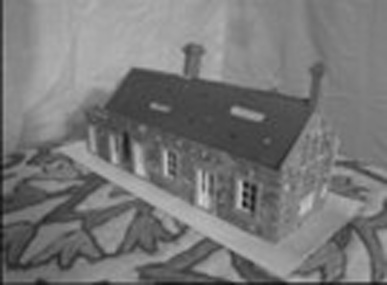
#> input picture left_upscaled.jpg, 387 x 285 px
$ python task2_full_pipeline.py
#> lines starting #> are read from the running program, lines starting #| are printed output that depends on the picture; after the words box and inside, x2 and y2 are one past the last pixel; in counts of white or black regions, pixels touching at a corner belong together
### src/utils/io_utils.py
import numpy as np
import cv2

# [5 lines left out: function load_matches, not called in this run]

def load_images(left_path, right_path):
    img_left = cv2.imread(left_path)
    img_right = cv2.imread(right_path)
    return img_left, img_right

def to_homogeneous(points):
    return np.hstack([points, np.ones((points.shape[0], 1))])

def from_homogeneous(points):
    return points[:, :-1] / points[:, -1:]

### src/features/detector.py
import cv2

class FeatureDetector:
    def __init__(self, method='sift', nfeatures=0, contrastThreshold=0.03):
        self.method = method.lower()
        if self.method == 'sift':
            self.detector = cv2.SIFT_create(nfeatures=nfeatures,
                                           contrastThreshold=contrastThreshold)
        elif self.method == 'orb':
            self.detector = cv2.ORB_create(nfeatures=nfeatures if nfeatures > 0 else 1000)
        else:
            raise ValueError(f"Unsupported method: {method}")

    def detect_and_compute(self, img):
        if len(img.shape) == 3:
            gray = cv2.cvtColor(img, cv2.COLOR_BGR2GRAY)
        else:
            gray = img
        keypoints, descriptors = self.detector.detectAndCompute(gray, None)
        return keypoints, descriptors

    def visualize_keypoints(self, img, keypoints):
        img_kp = cv2.drawKeypoints(img, keypoints, None,
                                   flags=cv2.DRAW_MATCHES_FLAGS_DRAW_RICH_KEYPOINTS)
        return img_kp

### src/features/matcher.py
import cv2
import numpy as np

class FeatureMatcher:
    def __init__(self, method='flann', ratio_threshold=0.75, cross_check=False):
        self.method = method.lower()
        self.ratio_threshold = ratio_threshold
        self.cross_check = cross_check

        if self.method == 'flann':
            FLANN_INDEX_KDTREE = 1
            index_params = dict(algorithm=FLANN_INDEX_KDTREE, trees=5)
            search_params = dict(checks=50)
            self.matcher = cv2.FlannBasedMatcher(index_params, search_params)
        elif self.method == 'bf':
            self.matcher = cv2.BFMatcher(cv2.NORM_L2, crossCheck=False)
        else:
            raise ValueError(f"Unsupported method: {method}")

    def match(self, desc1, desc2):
        if desc1 is None or desc2 is None or len(desc1) == 0 or len(desc2) == 0:
            return []

        matches = self.matcher.knnMatch(desc1, desc2, k=2)

        good_matches = []
        for match_pair in matches:
            if len(match_pair) == 2:
                m, n = match_pair
                if m.distance < self.ratio_threshold * n.distance:
                    good_matches.append(m)

        return good_matches

    def extract_matched_points(self, kp1, kp2, matches):
        pts1 = np.float32([kp1[m.queryIdx].pt for m in matches])
        pts2 = np.float32([kp2[m.trainIdx].pt for m in matches])
        return pts1, pts2

### src/core/ransac.py
import numpy as np
from .fundamental_matrix import estimate_fundamental_8point
from .epipolar_geometry import point_to_line_distance

class FundamentalMatrixRANSAC:
    def __init__(self, max_iters=2000, threshold=1.5, confidence=0.99):
        self.max_iters = max_iters
        self.threshold = threshold
        self.confidence = confidence
        self.best_F = None
        self.best_inliers = None
        self.best_inlier_count = 0
        self.actual_iters = 0

    def compute_epipolar_distance(self, F, pts_left, pts_right):
        distances = []
        for i in range(len(pts_left)):
            x = np.array([pts_left[i, 0], pts_left[i, 1], 1])
            xp = np.array([pts_right[i, 0], pts_right[i, 1], 1])

            line_right = F @ x
            d1 = point_to_line_distance(pts_right[i], line_right)

            line_left = F.T @ xp
            d2 = point_to_line_distance(pts_left[i], line_left)

            distances.append((d1 + d2) / 2)

        return np.array(distances)

    def fit(self, pts_left, pts_right):
        n_points = len(pts_left)
        best_inlier_mask = np.zeros(n_points, dtype=bool)

        adaptive_max_iters = self.max_iters

        for iteration in range(self.max_iters):
            indices = np.random.choice(n_points, 8, replace=False)
            sample_left = pts_left[indices]
            sample_right = pts_right[indices]

            try:
                F_candidate = estimate_fundamental_8point(sample_left, sample_right)

                distances = self.compute_epipolar_distance(F_candidate, pts_left, pts_right)
                inlier_mask = distances < self.threshold
                inlier_count = np.sum(inlier_mask)

                if inlier_count > self.best_inlier_count:
                    self.best_inlier_count = inlier_count
                    self.best_inliers = inlier_mask
                    self.best_F = F_candidate

                    inlier_ratio = inlier_count / n_points
                    if inlier_ratio > 0:
                        num = np.log(1 - self.confidence)
                        denom = np.log(1 - inlier_ratio**8)
                        if denom < 0:
                            adaptive_max_iters = int(num / denom)
                            adaptive_max_iters = min(adaptive_max_iters, self.max_iters)

                if iteration + 1 >= adaptive_max_iters:
                    self.actual_iters = iteration + 1
                    break

            except:
                continue

        self.actual_iters = iteration + 1

        if self.best_inlier_count >= 8:
            inlier_left = pts_left[self.best_inliers]
            inlier_right = pts_right[self.best_inliers]
            self.best_F = estimate_fundamental_8point(inlier_left, inlier_right)

        return self.best_F, self.best_inliers

    def get_statistics(self):
        if self.best_inliers is None:
            return {}

        inlier_count = np.sum(self.best_inliers)
        total_count = len(self.best_inliers)
        inlier_ratio = inlier_count / total_count

        return {
            'inlier_count': int(inlier_count),
            'total_count': int(total_count),
            'inlier_ratio': float(inlier_ratio),
            'actual_iterations': int(self.actual_iters)
        }

### src/core/fundamental_matrix.py
import numpy as np

def normalize_points(points):
    centroid = np.mean(points, axis=0)
    shifted = points - centroid
    avg_dist = np.mean(np.sqrt(np.sum(shifted**2, axis=1)))
    scale = np.sqrt(2) / avg_dist
    T = np.array([
        [scale, 0, -scale * centroid[0]],
        [0, scale, -scale * centroid[1]],
        [0, 0, 1]
    ])
    normalized = scale * shifted
    return T, normalized

def estimate_fundamental_8point(pts_left, pts_right):
    T_left, pts_left_norm = normalize_points(pts_left)
    T_right, pts_right_norm = normalize_points(pts_right)

    n = pts_left.shape[0]
    A = np.zeros((n, 9))
    for i in range(n):
        x, y = pts_left_norm[i]
        xp, yp = pts_right_norm[i]
        A[i] = [xp*x, xp*y, xp, yp*x, yp*y, yp, x, y, 1]

    U, S, Vt = np.linalg.svd(A)
    F_norm = Vt[-1].reshape(3, 3)

    U_f, S_f, Vt_f = np.linalg.svd(F_norm)
    S_f[2] = 0
    F_norm = U_f @ np.diag(S_f) @ Vt_f

    F = T_right.T @ F_norm @ T_left

    F = F / F[2, 2]

    return F

### src/core/epipolar_geometry.py
import numpy as np

def compute_epipoles(F):
    U, S, Vt = np.linalg.svd(F)
    e_right = Vt[-1]
    e_right = e_right[:2] / e_right[2]

    U_t, S_t, Vt_t = np.linalg.svd(F.T)
    e_left = Vt_t[-1]
    e_left = e_left[:2] / e_left[2]

    return e_left, e_right

# [7 lines left out: function compute_epipolar_line, not called in this run]

def point_to_line_distance(point, line):
    a, b, c = line
    x, y = point
    return np.abs(a*x + b*y + c) / np.sqrt(a**2 + b**2)

def compute_symmetric_epipolar_distance(F, pts_left, pts_right):
    distances = []
    for i in range(len(pts_left)):
        x = np.array([pts_left[i, 0], pts_left[i, 1], 1])
        xp = np.array([pts_right[i, 0], pts_right[i, 1], 1])

        line_right = F @ x
        d1 = point_to_line_distance(pts_right[i], line_right)

        line_left = F.T @ xp
        d2 = point_to_line_distance(pts_left[i], line_left)

        distances.append((d1**2 + d2**2) / 2)

    distances = np.array(distances)
    return np.mean(distances), np.median(distances), np.std(distances), np.max(distances)

### src/visualization/epipolar_vis.py
import cv2
import numpy as np

def get_line_endpoints(line, img_shape):
    a, b, c = line
    h, w = img_shape[:2]
    points = []

    if abs(b) > 1e-6:
        y = 0
        x = -(b*y + c) / a
        if 0 <= x < w:
            points.append((int(x), int(y)))

        y = h - 1
        x = -(b*y + c) / a
        if 0 <= x < w:
            points.append((int(x), int(y)))

    if abs(a) > 1e-6:
        x = 0
        y = -(a*x + c) / b
        if 0 <= y < h:
            points.append((int(x), int(y)))

        x = w - 1
        y = -(a*x + c) / b
        if 0 <= y < h:
            points.append((int(x), int(y)))

    if len(points) >= 2:
        return points[0], points[1]
    return None

def draw_epipolar_lines(img, F, points_other_view, epipole, direction='left_to_right', num_lines=20):
    img_draw = img.copy()
    if len(img_draw.shape) == 2:
        img_draw = cv2.cvtColor(img_draw, cv2.COLOR_GRAY2BGR)

    points_to_draw = points_other_view[:num_lines]

    for pt in points_to_draw:
        if direction == 'left_to_right':
            line = F @ np.array([pt[0], pt[1], 1])
        else:
            line = F.T @ np.array([pt[0], pt[1], 1])

        endpoints = get_line_endpoints(line, img_draw.shape)
        if endpoints:
            cv2.line(img_draw, endpoints[0], endpoints[1], (255, 0, 0), 1)

    if 0 <= epipole[0] < img.shape[1] and 0 <= epipole[1] < img.shape[0]:
        cv2.circle(img_draw, (int(epipole[0]), int(epipole[1])), 5, (0, 0, 255), -1)
    else:
        pass

    return img_draw

def draw_matches_with_inliers(img1, kp1, img2, kp2, matches, inlier_mask):
    h1, w1 = img1.shape[:2]
    h2, w2 = img2.shape[:2]
    out_img = np.zeros((max(h1, h2), w1 + w2, 3), dtype=np.uint8)

    if len(img1.shape) == 2:
        img1 = cv2.cvtColor(img1, cv2.COLOR_GRAY2BGR)
    if len(img2.shape) == 2:
        img2 = cv2.cvtColor(img2, cv2.COLOR_GRAY2BGR)

    out_img[:h1, :w1] = img1
    out_img[:h2, w1:w1+w2] = img2

    for i, match in enumerate(matches):
        pt1 = tuple(map(int, kp1[match.queryIdx].pt))
        pt2 = tuple(map(int, (kp2[match.trainIdx].pt[0] + w1, kp2[match.trainIdx].pt[1])))

        color = (0, 255, 0) if inlier_mask[i] else (0, 0, 255)
        cv2.line(out_img, pt1, pt2, color, 1)
        cv2.circle(out_img, pt1, 3, color, -1)
        cv2.circle(out_img, pt2, 3, color, -1)

    inlier_count = np.sum(inlier_mask)
    total_count = len(matches)
    text = f"Inliers: {inlier_count}/{total_count} ({100*inlier_count/total_count:.1f}%)"
    cv2.putText(out_img, text, (10, 30), cv2.FONT_HERSHEY_SIMPLEX, 0.7, (0, 255, 0), 2)

    return out_img

### scripts/task2_full_pipeline.py
import sys
import os
sys.path.insert(0, os.path.join(os.path.dirname(__file__), '..'))

import numpy as np
import cv2
import json
from src.utils.io_utils import load_images
from src.features.detector import FeatureDetector
from src.features.matcher import FeatureMatcher
from src.core.ransac import FundamentalMatrixRANSAC
from src.core.epipolar_geometry import compute_epipoles, compute_symmetric_epipolar_distance
from src.visualization.epipolar_vis import draw_epipolar_lines, draw_matches_with_inliers

def main():
    base_dir = os.path.join(os.path.dirname(__file__), '..')
    data_dir = base_dir
    results_dir = os.path.join(base_dir, 'results', 'task2')
    os.makedirs(results_dir, exist_ok=True)

    print("="*60)
    print("任务2：完整特征检测+RANSAC流程")
    print("="*60)

    left_img_path = os.path.join(data_dir, 'left_upscaled.jpg')
    right_img_path = os.path.join(data_dir, 'right_upscaled.jpg')

    img_left, img_right = load_images(left_img_path, right_img_path)
#> in load_images, img_left is the input picture: shape (285, 387, 3); min 17, max 213, mean 119.4
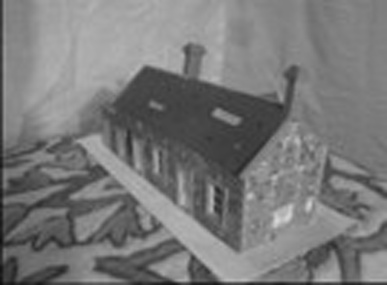
#> input picture right_upscaled.jpg, 387 x 285 px
#> in load_images, img_right is the input picture: shape (285, 387, 3); min 12, max 215, mean 120.8

    print("\n特征检测:")
    detector = FeatureDetector(method='sift', nfeatures=0, contrastThreshold=0.03)

    kp_left, desc_left = detector.detect_and_compute(img_left)
#> in detect_and_compute, `keypoints, descriptors = self.detector.detectAndCompute(gray, None)`: keypoints = 498 keypoints; strongest (x, y, size): (244, 204, 3.5), (246, 185, 3.8), (236, 111, 6.6), (138, 151, 8.7)
#> kp_left has the same summary as keypoints in detect_and_compute
    kp_right, desc_right = detector.detect_and_compute(img_right)
#> in detect_and_compute (call 2), `keypoints, descriptors = self.detector.detectAndCompute(gray, None)`: keypoints = 465 keypoints; strongest (x, y, size): (218, 113, 6.8), (211, 192, 5.9), (210, 208, 6), (195, 125, 83.1)
#> kp_right has the same summary as keypoints in detect_and_compute

    print(f"- 左图检测到 {len(kp_left)} 个SIFT特征点")
#| - 左图检测到 498 个SIFT特征点
    print(f"- 右图检测到 {len(kp_right)} 个SIFT特征点")
#| - 右图检测到 465 个SIFT特征点

    img_kp_left = detector.visualize_keypoints(img_left, kp_left)
    img_kp_right = detector.visualize_keypoints(img_right, kp_right)

    h_left, w_left = img_left.shape[:2]
#> h_left = 285; w_left = 387
    h_right, w_right = img_right.shape[:2]
#> h_right = 285; w_right = 387
    max_h = max(h_left, h_right)
#> max_h = 285
    img_kp_combined = np.zeros((max_h, w_left + w_right, 3), dtype=np.uint8)
    img_kp_combined[:h_left, :w_left] = img_kp_left
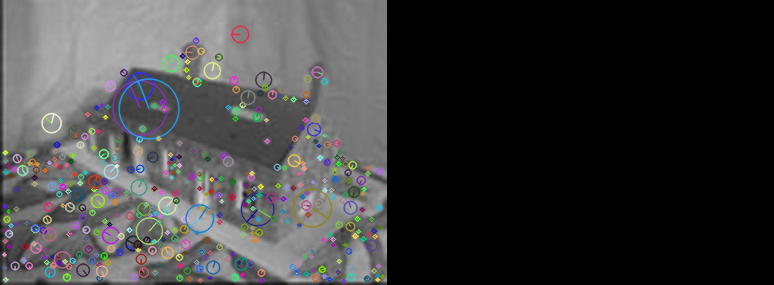
#> img_kp_combined: shape (285, 774, 3); mean B, G, R 60.9, 60.6, 60.6
    img_kp_combined[:h_right, w_left:w_left+w_right] = img_kp_right
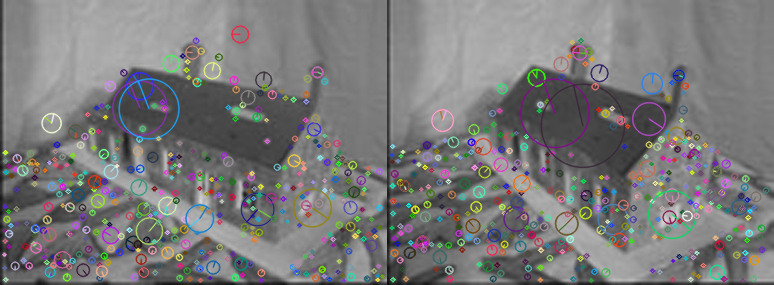
#> img_kp_combined: shape (285, 774, 3); mean B, G, R 121.8, 121.5, 121.9
    cv2.imwrite(os.path.join(results_dir, 'detected_features.png'), img_kp_combined)

    print("\n特征匹配:")
    matcher = FeatureMatcher(method='flann', ratio_threshold=0.75)
    matches = matcher.match(desc_left, desc_right)
#> in match, `matches = self.matcher.knnMatch(desc1, desc2, k=2)`: matches = 498 matches
#> after the loop in match, `for match_pair in matches:`: good_matches = 133 matches
#> matches = 133 matches
    print(f"- Ratio test后: {len(matches)} 对")
#| - Ratio test后: 133 对

    pts_left, pts_right = matcher.extract_matched_points(kp_left, kp_right, matches)
#> in extract_matched_points, `pts1 = np.float32([kp1[m.queryIdx].pt for m in matches])`: pts1 = 133 pairs, first value 5.05 to 374.7, second value 50.68 to 278.4
#> in extract_matched_points, `pts2 = np.float32([kp2[m.trainIdx].pt for m in matches])`: pts2 = 133 pairs, first value 5.15 to 362.5, second value 51.06 to 278.6
#> pts_left has the same summary as pts1 in extract_matched_points; pts_right has the same summary as pts2 in extract_matched_points

    print("\nRANSAC估计:")
    ransac = FundamentalMatrixRANSAC(max_iters=2000, threshold=1.5, confidence=0.99)
    F, inlier_mask = ransac.fit(pts_left, pts_right)
#> in fit, `n_points = len(pts_left)`: n_points = 133
#> the loop in fit, `for iteration in range(self.max_iters):` made 116 passes
#> (indices, T_left in estimate_fundamental_8point, T_right in estimate_fundamental_8point) on pass 1: ([94, 130, 26, 8, 30, 92, 110, 101], [[0.0115, 0, -2.51], [0, 0.0115, -2.03], [0, 0, 1]], [[0.0127, 0, -2.54], [0, 0.0127, -2.27], [0, 0, 1]])
#> (indices, T_left in estimate_fundamental_8point, T_right in estimate_fundamental_8point) on pass 2: ([110, 97, 83, 8, 117, 6, 114, 90], [[0.0114, 0, -2.63], [0, 0.0114, -2.02], [0, 0, 1]], [[0.0119, 0, -2.22], [0, 0.0119, -1.96], [0, 0, 1]])

    stats = ransac.get_statistics()
    print(f"- 收敛于迭代 {stats['actual_iterations']}, 最终内点: {stats['inlier_count']}/{stats['total_count']} ({100*stats['inlier_ratio']:.1f}%)")
#| - 收敛于迭代 116, 最终内点: 99/133 (74.4%)

    img_matches_inliers = draw_matches_with_inliers(img_left, kp_left, img_right, kp_right,
                                                     matches, inlier_mask)
#> the loop in draw_matches_with_inliers, `for i, match in enumerate(matches):` made 133 passes
#> after the loop in draw_matches_with_inliers, `for i, match in enumerate(matches):`:
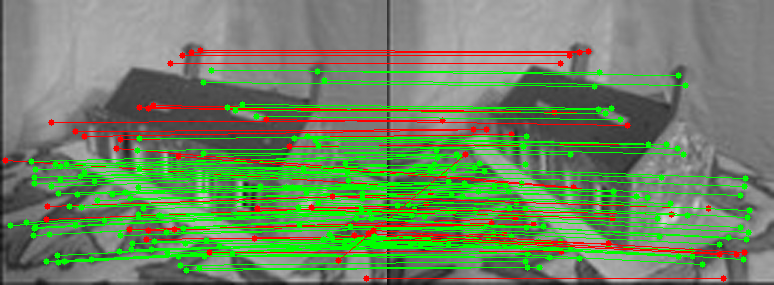
#> out_img: shape (285, 774, 3); mean B, G, R 98, 134.4, 110.7
#> in draw_matches_with_inliers, `cv2.putText(out_img, text, (10, 30), cv2.FONT_HERSHEY_SIMPLEX, 0.7, (0..`:
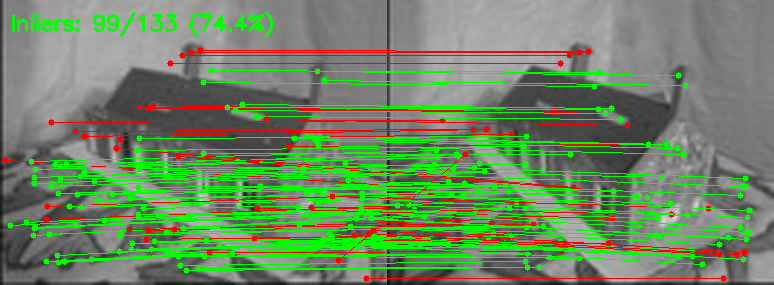
#> out_img: shape (285, 774, 3); 0.8% of pixels changed, all inside (x1, y1, x2, y2) = (12, 12, 273, 37)
    cv2.imwrite(os.path.join(results_dir, 'ransac_inliers.png'), img_matches_inliers)

    print("\n极点计算:")
    e_left, e_right = compute_epipoles(F)
    print(f"- 左极点: (x={e_left[0]:.2f}, y={e_left[1]:.2f})")
#| - 左极点: (x=2249.01, y=241.12)
    print(f"- 右极点: (x={e_right[0]:.2f}, y={e_right[1]:.2f})")
#| - 右极点: (x=1156.96, y=119.69)

    inlier_pts_left = pts_left[inlier_mask]
    inlier_pts_right = pts_right[inlier_mask]
    mean_dist, median_dist, std_dist, max_dist = compute_symmetric_epipolar_distance(
        F, inlier_pts_left, inlier_pts_right)
#> the loop in compute_symmetric_epipolar_distance, `for i in range(len(pts_left)):` made 99 passes

    print(f"\n评估指标:")
    print(f"- 内点平均误差: {mean_dist:.2f}px")
#| - 内点平均误差: 0.29px

    img_left_with_lines = draw_epipolar_lines(img_left, F, inlier_pts_right[:20], e_left,
                                               direction='right_to_left', num_lines=20)
#> the loop in draw_epipolar_lines, `for pt in points_to_draw:` made 20 passes
#> pt on passes 1 to 12: [10.98, 205.3], [21.34, 205], [49.5, 150.8], [24.89, 215.1], [43.92, 169.9], [47.7, 164.5], [27.86, 209.3], [27.86, 209.3], [50.7, 157.2], [23.16, 242.2], [37.95, 216.2], [57.35, 173.5]
#> after the loop in draw_epipolar_lines, `for pt in points_to_draw:`:
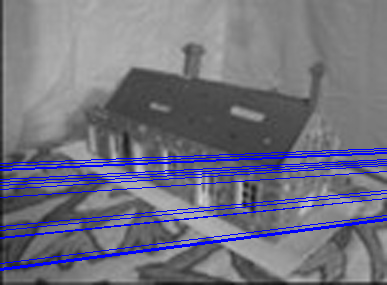
#> img_draw: shape (285, 387, 3); 5.79% of pixels changed, all inside (x1, y1, x2, y2) = (0, 148, 387, 271)
    img_right_with_lines = draw_epipolar_lines(img_right, F, inlier_pts_left[:20], e_right,
                                                direction='left_to_right', num_lines=20)
#> call 2 of draw_epipolar_lines, with F = array of shape (3, 3), points_other_view = array of shape (20, 2), epipole = array of shape (2,), direction = 'left_to_right', num_lines = 20
#> the loop in draw_epipolar_lines (call 2), `for pt in points_to_draw:` made 20 passes
#> pt on passes 1 to 12: [10.55, 225.1], [26.16, 222.8], [31.92, 161.6], [33.55, 235], [34.15, 183.5], [34.27, 177.2], [34.74, 228.4], [35.16, 227.6], [35.88, 169.6], [46.24, 261.9], [49.04, 234.2], [51.72, 186.1]
#> after the loop in draw_epipolar_lines (call 2), `for pt in points_to_draw:`:
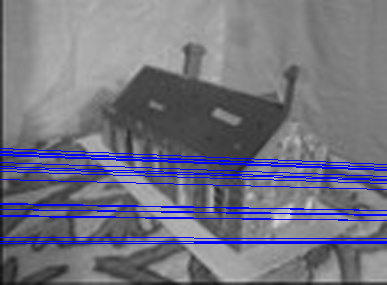
#> img_draw: shape (285, 387, 3); 6.14% of pixels changed, all inside (x1, y1, x2, y2) = (0, 148, 387, 244)

    cv2.imwrite(os.path.join(results_dir, 'left_epipolar_lines.png'), img_left_with_lines)
    cv2.imwrite(os.path.join(results_dir, 'right_epipolar_lines.png'), img_right_with_lines)

    with open(os.path.join(results_dir, 'fundamental_matrix.txt'), 'w') as f:
        f.write("Fundamental Matrix F:\n")
        f.write(str(F) + "\n")

    with open(os.path.join(results_dir, 'epipoles.txt'), 'w') as f:
        f.write(f"Left Epipole: ({e_left[0]:.6f}, {e_left[1]:.6f})\n")
        f.write(f"Right Epipole: ({e_right[0]:.6f}, {e_right[1]:.6f})\n")

    metrics = {
        'num_features_left': len(kp_left),
        'num_features_right': len(kp_right),
        'num_initial_matches': len(matches),
        'ransac_inlier_count': stats['inlier_count'],
        'ransac_inlier_ratio': stats['inlier_ratio'],
        'ransac_iterations': stats['actual_iterations'],
        'symmetric_distance_mean': float(mean_dist),
        'symmetric_distance_median': float(median_dist),
        'symmetric_distance_max': float(max_dist)
    }

    with open(os.path.join(results_dir, 'ransac_statistics.json'), 'w') as f:
        json.dump(metrics, f, indent=2)

    print(f"\n结果已保存至 {results_dir}/")
    print("="*60)

if __name__ == '__main__':
    main()
